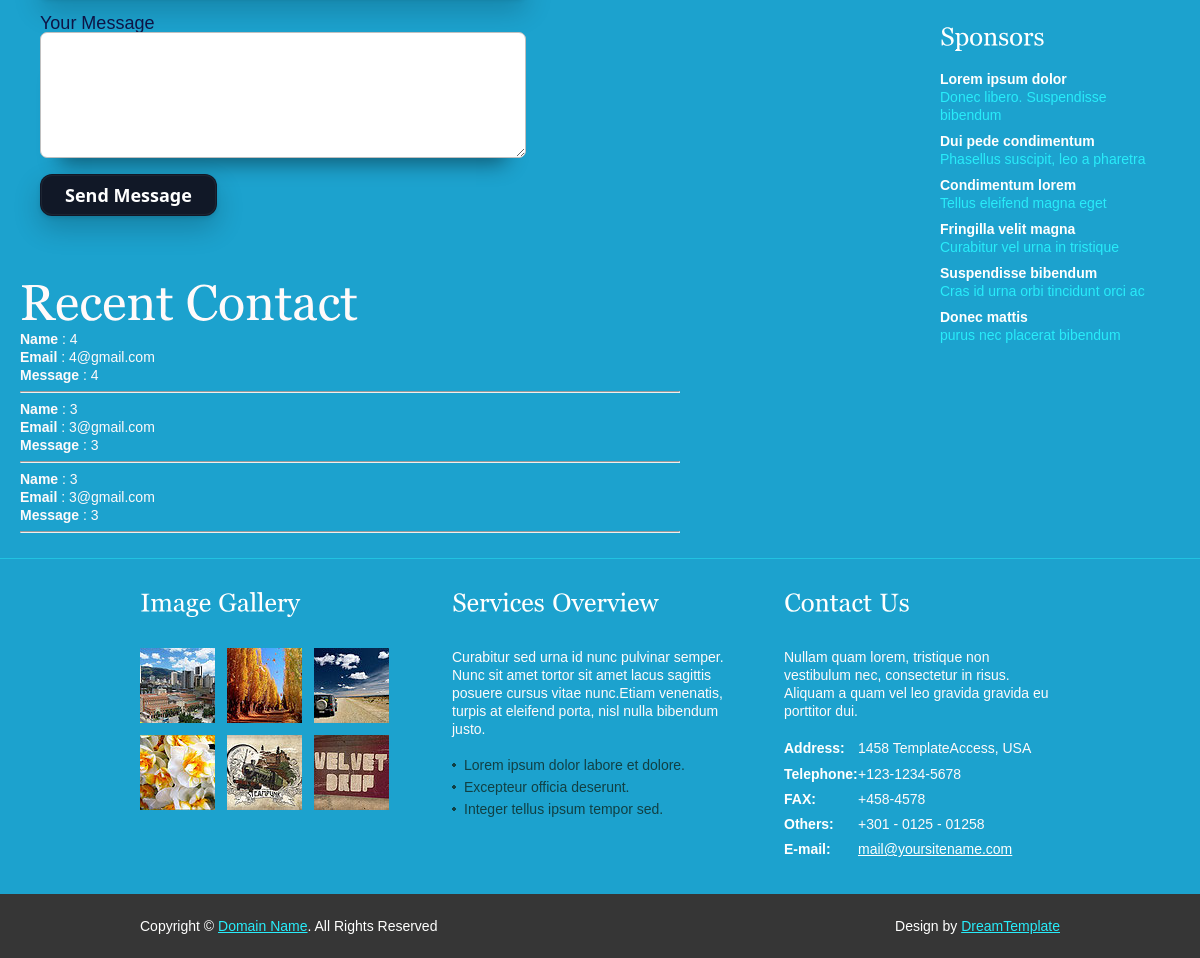
The app's page /contact/ (lower part), older data.
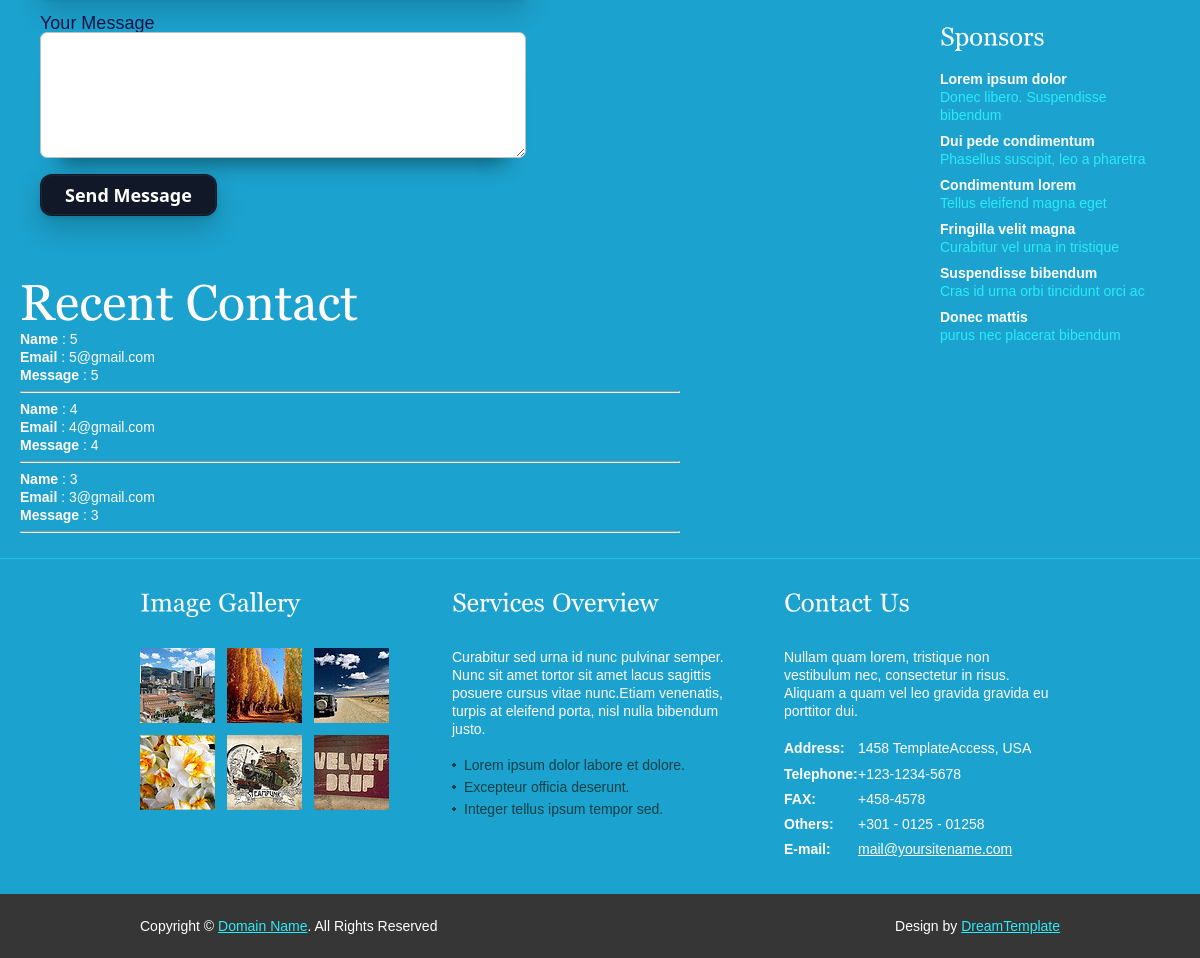
The same page, newer data.
### onlineexamapp/models.py (models this page shows, shortened)
class Contact(models.Model):
    name = models.CharField(max_length = 100)
    email = models.CharField(max_length = 100)
    mobile = models.CharField(max_length = 100)
    message = models.TextField()

### onlineexamapp/views.py (the view)
# urls.py: path('contact/', views.contact, name='contact'),
def contact(request):
    if request.method == "POST":
        Contact.objects.create(
            name=request.POST['name'],
            email=request.POST['email'],
            mobile=request.POST['mobile'],
            message=request.POST['message']
        )
        recentContacts = Contact.objects.all().order_by('-id')[:3]
        msg = 'Message Send Successfully !!!'
        return render(request, 'contact.html', {'msg': msg, 'recentContacts': recentContacts})
    else:
        recentContacts = Contact.objects.all().order_by('-id')[:3]
        return render(request, 'contact.html', {'recentContacts': recentContacts})

### onlineexamapp/templates/contact.html (shortened to what this page needs)
{% extends 'header.html' %}
{% load static %}
{% block content %}
<!DOCTYPE html
  PUBLIC "-//W3C//DTD XHTML 1.0 Transitional//EN" "http://www.w3.org/TR/xhtml1/DTD/xhtml1-transitional.dtd">
<html xmlns="http://www.w3.org/1999/xhtml">
<head>
</head>
<body>
  <div class="main">
    <div class="content">
      <div class="content_resize">
        <div class="mainbar">
          <div class="article">
            <form action="{% url 'contact' %}" method="post" id="sendemail">
              <ol>
                <li>
                  <label for="message">Your Message</label>
                  <textarea id="message" name="message" rows="8" cols="50"></textarea>
                </li>
                <li>
                  <input type="submit" name="contact" id="contact" value="Send Message" class="send" />
                </li>
              </ol>
            </form>
          </div>
          <div class="recent-contacts">
            <h1>Recent Contact</h1>
            {% for i in recentContacts %}
            <b>Name</b> : {{i.name}}<br>
            <b>Email</b> : {{i.email}}<br>
            <b>Message</b> : {{i.message}}<br>
            <hr>
            {% endfor %}
          </div>
        </div>
        <div class="sidebar">
          <div class="gadget">
            <h2 class="star"><span>Sponsors</span></h2>
            <ul class="ex_menu">
              <li><a href="#">Lorem ipsum dolor</a><br />
                Donec libero. Suspendisse bibendum</li>
              <li><a href="#">Dui pede condimentum</a><br />
                Phasellus suscipit, leo a pharetra</li>
              <li><a href="#">Condimentum lorem</a><br />
                Tellus eleifend magna eget</li>
              <li><a href="#">Fringilla velit magna</a><br />
                Curabitur vel urna in tristique</li>
              <li><a href="#">Suspendisse bibendum</a><br />
                Cras id urna orbi tincidunt orci ac</li>
              <li><a href="#">Donec mattis</a><br />
                purus nec placerat bibendum</li>
            </ul>
          </div>
        </div>
      </div>
    </div>
    <div class="fbg">
      <div class="fbg_resize">
        <div class="col c1">
          <h2><span>Image</span> Gallery</h2>
          <a href="#"><img src="{% static 'images/gal1.jpg' %}" width="75" height="75" alt="" class="gal" /></a> <a
            href="#"><img src="{% static 'images/gal2.jpg' %}" width="75" height="75" alt="" class="gal" /></a> <a
            href="#"><img src="{% static 'images/gal3.jpg' %}" width="75" height="75" alt="" class="gal" /></a> <a
            href="#"><img src="{% static 'images/gal4.jpg' %}" width="75" height="75" alt="" class="gal" /></a> <a
            href="#"><img src="{% static 'images/gal5.jpg' %}" width="75" height="75" alt="" class="gal" /></a> <a
            href="#"><img src="{% static 'images/gal6.jpg' %}" width="75" height="75" alt="" class="gal" /></a>
        </div>
        <div class="col c2">
          <h2><span>Services</span> Overview</h2>
          <p>Curabitur sed urna id nunc pulvinar semper. Nunc sit amet tortor sit amet lacus sagittis posuere cursus
            vitae nunc.Etiam venenatis, turpis at eleifend porta, nisl nulla bibendum justo.</p>
          <ul class="fbg_ul">
            <li><a href="#">Lorem ipsum dolor labore et dolore.</a></li>
            <li><a href="#">Excepteur officia deserunt.</a></li>
            <li><a href="#">Integer tellus ipsum tempor sed.</a></li>
          </ul>
        </div>
        <div class="col c3">
          <h2><span>Contact</span> Us</h2>
          <p>Nullam quam lorem, tristique non vestibulum nec, consectetur in risus. Aliquam a quam vel leo gravida
            gravida eu porttitor dui.</p>
          <p class="contact_info"> <span>Address:</span> 1458 TemplateAccess, USA<br />
            <span>Telephone:</span> +123-1234-5678<br />
            <span>FAX:</span> +458-4578<br />
            <span>Others:</span> +301 - 0125 - 01258<br />
            <span>E-mail:</span> <a href="#">mail@yoursitename.com</a>
          </p>
        </div>
      </div>
    </div>
  </div>
</body>
</html>
{% endblock %}

### onlineexamapp/templates/header.html (shortened to what this page needs)
{% load static %}
<!DOCTYPE html
  PUBLIC "-//W3C//DTD XHTML 1.0 Transitional//EN" "http://www.w3.org/TR/xhtml1/DTD/xhtml1-transitional.dtd">
<html xmlns="http://www.w3.org/1999/xhtml" lang="en">
<head>
  <link href="{% static 'css/coin-slider.css' %}" rel="stylesheet" type="text/css" />
  <link href="{% static 'css/style.css' %}" rel="stylesheet" type="text/css" />
</head>
{% if request.session.email %}
<body>
{% else %}
<body onload="cacheMemory()">
{% endif %}
  <div class="main">
    {% block content %}
    {% endblock %}
    <div class="footer">
      <div class="footer_resize">
        <p class="lf">Copyright &copy; <a href="#">Domain Name</a>. All Rights Reserved</p>
        <p class="rf">Design by <a target="_blank" href="http://www.dreamtemplate.com/">DreamTemplate</a></p>
      </div>
    </div>
  </div>
</body>
</html>

Row changes from the older to the newer data that the page shows:
no longer on this page (row unchanged): Contact: name "3", email "3@gmail.com", message "3"
added Contact: name "5", email "5@gmail.com", message "5"
